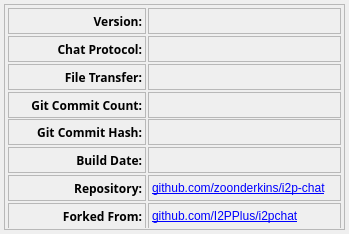
<?xml version="1.0" encoding="UTF-8"?>
<ui version="4.0">
 <class>form_About</class>
 <widget class="QDialog" name="form_About">
  <property name="enabled">
   <bool>true</bool>
  </property>
  <property name="geometry">
   <rect>
    <x>0</x>
    <y>0</y>
    <width>349</width>
    <height>234</height>
   </rect>
  </property>
  <property name="sizePolicy">
   <sizepolicy hsizetype="MinimumExpanding" vsizetype="MinimumExpanding">
    <horstretch>0</horstretch>
    <verstretch>0</verstretch>
   </sizepolicy>
  </property>
  <property name="minimumSize">
   <size>
    <width>349</width>
    <height>234</height>
   </size>
  </property>
  <property name="maximumSize">
   <size>
    <width>349</width>
    <height>234</height>
   </size>
  </property>
  <property name="sizeIncrement">
   <size>
    <width>0</width>
    <height>0</height>
   </size>
  </property>
  <property name="font">
   <font>
    <pointsize>9</pointsize>
   </font>
  </property>
  <property name="windowTitle">
   <string>About I2PChat</string>
  </property>
  <property name="windowIcon">
   <iconset resource="resourcen.qrc">
    <normaloff>:/icons/about.svg</normaloff>:/icons/about.svg</iconset>
  </property>
  <property name="locale">
   <locale language="English" country="UnitedStates"/>
  </property>
  <property name="modal">
   <bool>false</bool>
  </property>
  <widget class="QFrame" name="frame">
   <property name="geometry">
    <rect>
     <x>4</x>
     <y>4</y>
     <width>341</width>
     <height>226</height>
    </rect>
   </property>
   <property name="minimumSize">
    <size>
     <width>341</width>
     <height>226</height>
    </size>
   </property>
   <property name="maximumSize">
    <size>
     <width>341</width>
     <height>226</height>
    </size>
   </property>
   <property name="frameShape">
    <enum>QFrame::StyledPanel</enum>
   </property>
   <property name="frameShadow">
    <enum>QFrame::Raised</enum>
   </property>
   <widget class="QWidget" name="layoutWidget1">
    <property name="geometry">
     <rect>
      <x>4</x>
      <y>4</y>
      <width>333</width>
      <height>220</height>
     </rect>
    </property>
    <layout class="QGridLayout" name="gridLayout_2" columnstretch="0,10">
     <property name="sizeConstraint">
      <enum>QLayout::SetMaximumSize</enum>
     </property>
     <property name="spacing">
      <number>2</number>
     </property>
     <item row="0" column="0" alignment="Qt::AlignRight">
      <widget class="QLabel" name="label">
       <property name="minimumSize">
        <size>
         <width>138</width>
         <height>26</height>
        </size>
       </property>
       <property name="maximumSize">
        <size>
         <width>138</width>
         <height>26</height>
        </size>
       </property>
       <property name="baseSize">
        <size>
         <width>100</width>
         <height>0</height>
        </size>
       </property>
       <property name="font">
        <font>
         <family>Sans Serif</family>
         <pointsize>9</pointsize>
         <weight>75</weight>
         <bold>true</bold>
        </font>
       </property>
       <property name="autoFillBackground">
        <bool>true</bool>
       </property>
       <property name="frameShape">
        <enum>QFrame::StyledPanel</enum>
       </property>
       <property name="frameShadow">
        <enum>QFrame::Raised</enum>
       </property>
       <property name="text">
        <string>Version:</string>
       </property>
       <property name="alignment">
        <set>Qt::AlignRight|Qt::AlignTrailing|Qt::AlignVCenter</set>
       </property>
       <property name="margin">
        <number>4</number>
       </property>
      </widget>
     </item>
     <item row="0" column="1">
      <widget class="QLabel" name="label_9">
       <property name="minimumSize">
        <size>
         <width>0</width>
         <height>26</height>
        </size>
       </property>
       <property name="maximumSize">
        <size>
         <width>16777215</width>
         <height>26</height>
        </size>
       </property>
       <property name="autoFillBackground">
        <bool>true</bool>
       </property>
       <property name="frameShape">
        <enum>QFrame::StyledPanel</enum>
       </property>
       <property name="frameShadow">
        <enum>QFrame::Raised</enum>
       </property>
       <property name="text">
        <string>&lt;app version&gt;</string>
       </property>
       <property name="margin">
        <number>4</number>
       </property>
      </widget>
     </item>
     <item row="1" column="0" alignment="Qt::AlignRight">
      <widget class="QLabel" name="label_2">
       <property name="minimumSize">
        <size>
         <width>138</width>
         <height>26</height>
        </size>
       </property>
       <property name="maximumSize">
        <size>
         <width>138</width>
         <height>26</height>
        </size>
       </property>
       <property name="baseSize">
        <size>
         <width>100</width>
         <height>0</height>
        </size>
       </property>
       <property name="font">
        <font>
         <family>Sans Serif</family>
         <pointsize>9</pointsize>
         <weight>75</weight>
         <bold>true</bold>
        </font>
       </property>
       <property name="autoFillBackground">
        <bool>true</bool>
       </property>
       <property name="frameShape">
        <enum>QFrame::StyledPanel</enum>
       </property>
       <property name="frameShadow">
        <enum>QFrame::Raised</enum>
       </property>
       <property name="text">
        <string>Chat Protocol:</string>
       </property>
       <property name="alignment">
        <set>Qt::AlignRight|Qt::AlignTrailing|Qt::AlignVCenter</set>
       </property>
       <property name="margin">
        <number>4</number>
       </property>
      </widget>
     </item>
     <item row="2" column="0" alignment="Qt::AlignRight">
      <widget class="QLabel" name="label_6">
       <property name="minimumSize">
        <size>
         <width>138</width>
         <height>26</height>
        </size>
       </property>
       <property name="maximumSize">
        <size>
         <width>138</width>
         <height>26</height>
        </size>
       </property>
       <property name="baseSize">
        <size>
         <width>120</width>
         <height>0</height>
        </size>
       </property>
       <property name="font">
        <font>
         <family>Sans Serif</family>
         <pointsize>9</pointsize>
         <weight>75</weight>
         <bold>true</bold>
        </font>
       </property>
       <property name="autoFillBackground">
        <bool>true</bool>
       </property>
       <property name="frameShape">
        <enum>QFrame::StyledPanel</enum>
       </property>
       <property name="frameShadow">
        <enum>QFrame::Raised</enum>
       </property>
       <property name="text">
        <string>File Transfer:</string>
       </property>
       <property name="alignment">
        <set>Qt::AlignRight|Qt::AlignTrailing|Qt::AlignVCenter</set>
       </property>
       <property name="margin">
        <number>4</number>
       </property>
      </widget>
     </item>
     <item row="3" column="1">
      <widget class="QLabel" name="labelGitCommitCount">
       <property name="minimumSize">
        <size>
         <width>0</width>
         <height>26</height>
        </size>
       </property>
       <property name="maximumSize">
        <size>
         <width>16777215</width>
         <height>26</height>
        </size>
       </property>
       <property name="autoFillBackground">
        <bool>true</bool>
       </property>
       <property name="frameShape">
        <enum>QFrame::StyledPanel</enum>
       </property>
       <property name="frameShadow">
        <enum>QFrame::Raised</enum>
       </property>
       <property name="text">
        <string>&lt;git c c&gt;</string>
       </property>
       <property name="margin">
        <number>4</number>
       </property>
      </widget>
     </item>
     <item row="3" column="0" alignment="Qt::AlignRight">
      <widget class="QLabel" name="label_5">
       <property name="minimumSize">
        <size>
         <width>138</width>
         <height>26</height>
        </size>
       </property>
       <property name="maximumSize">
        <size>
         <width>138</width>
         <height>26</height>
        </size>
       </property>
       <property name="baseSize">
        <size>
         <width>100</width>
         <height>0</height>
        </size>
       </property>
       <property name="font">
        <font>
         <family>Sans Serif</family>
         <pointsize>9</pointsize>
         <weight>75</weight>
         <bold>true</bold>
        </font>
       </property>
       <property name="autoFillBackground">
        <bool>true</bool>
       </property>
       <property name="frameShape">
        <enum>QFrame::StyledPanel</enum>
       </property>
       <property name="frameShadow">
        <enum>QFrame::Raised</enum>
       </property>
       <property name="text">
        <string>Git Commit Count:</string>
       </property>
       <property name="alignment">
        <set>Qt::AlignRight|Qt::AlignTrailing|Qt::AlignVCenter</set>
       </property>
       <property name="margin">
        <number>4</number>
       </property>
      </widget>
     </item>
     <item row="2" column="1">
      <widget class="QLabel" name="label_supportedVersion">
       <property name="minimumSize">
        <size>
         <width>0</width>
         <height>26</height>
        </size>
       </property>
       <property name="maximumSize">
        <size>
         <width>16777215</width>
         <height>26</height>
        </size>
       </property>
       <property name="autoFillBackground">
        <bool>true</bool>
       </property>
       <property name="frameShape">
        <enum>QFrame::StyledPanel</enum>
       </property>
       <property name="frameShadow">
        <enum>QFrame::Raised</enum>
       </property>
       <property name="text">
        <string>&lt;protocol values&gt;</string>
       </property>
       <property name="margin">
        <number>4</number>
       </property>
      </widget>
     </item>
     <item row="1" column="1">
      <widget class="QLabel" name="label_10">
       <property name="minimumSize">
        <size>
         <width>0</width>
         <height>26</height>
        </size>
       </property>
       <property name="maximumSize">
        <size>
         <width>16777215</width>
         <height>26</height>
        </size>
       </property>
       <property name="autoFillBackground">
        <bool>true</bool>
       </property>
       <property name="frameShape">
        <enum>QFrame::StyledPanel</enum>
       </property>
       <property name="frameShadow">
        <enum>QFrame::Raised</enum>
       </property>
       <property name="text">
        <string>&lt;protocol version&gt;</string>
       </property>
       <property name="margin">
        <number>4</number>
       </property>
      </widget>
     </item>
     <item row="5" column="1">
      <widget class="QLabel" name="label_dateCompile">
       <property name="minimumSize">
        <size>
         <width>0</width>
         <height>26</height>
        </size>
       </property>
       <property name="maximumSize">
        <size>
         <width>16777215</width>
         <height>26</height>
        </size>
       </property>
       <property name="autoFillBackground">
        <bool>true</bool>
       </property>
       <property name="frameShape">
        <enum>QFrame::StyledPanel</enum>
       </property>
       <property name="frameShadow">
        <enum>QFrame::Raised</enum>
       </property>
       <property name="text">
        <string>&lt;date built&gt;</string>
       </property>
       <property name="margin">
        <number>4</number>
       </property>
      </widget>
     </item>
     <item row="4" column="0" alignment="Qt::AlignRight">
      <widget class="QLabel" name="label_7">
       <property name="minimumSize">
        <size>
         <width>138</width>
         <height>26</height>
        </size>
       </property>
       <property name="maximumSize">
        <size>
         <width>138</width>
         <height>26</height>
        </size>
       </property>
       <property name="baseSize">
        <size>
         <width>100</width>
         <height>0</height>
        </size>
       </property>
       <property name="font">
        <font>
         <family>Sans Serif</family>
         <pointsize>9</pointsize>
         <weight>75</weight>
         <bold>true</bold>
        </font>
       </property>
       <property name="autoFillBackground">
        <bool>true</bool>
       </property>
       <property name="frameShape">
        <enum>QFrame::StyledPanel</enum>
       </property>
       <property name="frameShadow">
        <enum>QFrame::Raised</enum>
       </property>
       <property name="text">
        <string>Git Commit Hash:</string>
       </property>
       <property name="alignment">
        <set>Qt::AlignRight|Qt::AlignTrailing|Qt::AlignVCenter</set>
       </property>
       <property name="margin">
        <number>4</number>
       </property>
      </widget>
     </item>
     <item row="5" column="0" alignment="Qt::AlignRight">
      <widget class="QLabel" name="label_3">
       <property name="minimumSize">
        <size>
         <width>138</width>
         <height>26</height>
        </size>
       </property>
       <property name="maximumSize">
        <size>
         <width>138</width>
         <height>26</height>
        </size>
       </property>
       <property name="baseSize">
        <size>
         <width>100</width>
         <height>0</height>
        </size>
       </property>
       <property name="font">
        <font>
         <family>Sans Serif</family>
         <pointsize>9</pointsize>
         <weight>75</weight>
         <bold>true</bold>
        </font>
       </property>
       <property name="autoFillBackground">
        <bool>true</bool>
       </property>
       <property name="frameShape">
        <enum>QFrame::StyledPanel</enum>
       </property>
       <property name="frameShadow">
        <enum>QFrame::Raised</enum>
       </property>
       <property name="text">
        <string>Build Date:</string>
       </property>
       <property name="alignment">
        <set>Qt::AlignRight|Qt::AlignTrailing|Qt::AlignVCenter</set>
       </property>
       <property name="margin">
        <number>4</number>
       </property>
      </widget>
     </item>
     <item row="4" column="1">
      <widget class="QLabel" name="gitCommitHashTextBrowser">
       <property name="minimumSize">
        <size>
         <width>0</width>
         <height>26</height>
        </size>
       </property>
       <property name="maximumSize">
        <size>
         <width>16777215</width>
         <height>26</height>
        </size>
       </property>
       <property name="autoFillBackground">
        <bool>true</bool>
       </property>
       <property name="frameShape">
        <enum>QFrame::StyledPanel</enum>
       </property>
       <property name="frameShadow">
        <enum>QFrame::Raised</enum>
       </property>
       <property name="text">
        <string/>
       </property>
       <property name="margin">
        <number>4</number>
       </property>
      </widget>
     </item>
     <item row="6" column="0" alignment="Qt::AlignRight">
      <widget class="QLabel" name="label_repository">
       <property name="minimumSize">
        <size>
         <width>138</width>
         <height>26</height>
        </size>
       </property>
       <property name="maximumSize">
        <size>
         <width>138</width>
         <height>26</height>
        </size>
       </property>
       <property name="font">
        <font>
         <family>Sans Serif</family>
         <pointsize>9</pointsize>
         <weight>75</weight>
         <bold>true</bold>
        </font>
       </property>
       <property name="autoFillBackground">
        <bool>true</bool>
       </property>
       <property name="frameShape">
        <enum>QFrame::StyledPanel</enum>
       </property>
       <property name="frameShadow">
        <enum>QFrame::Raised</enum>
       </property>
       <property name="text">
        <string>Repository:</string>
       </property>
       <property name="alignment">
        <set>Qt::AlignRight|Qt::AlignTrailing|Qt::AlignVCenter</set>
       </property>
       <property name="margin">
        <number>4</number>
       </property>
      </widget>
     </item>
     <item row="6" column="1">
      <widget class="QLabel" name="label_repositoryUrl">
       <property name="minimumSize">
        <size>
         <width>0</width>
         <height>26</height>
        </size>
       </property>
       <property name="maximumSize">
        <size>
         <width>16777215</width>
         <height>26</height>
        </size>
       </property>
       <property name="autoFillBackground">
        <bool>true</bool>
       </property>
       <property name="frameShape">
        <enum>QFrame::StyledPanel</enum>
       </property>
       <property name="frameShadow">
        <enum>QFrame::Raised</enum>
       </property>
       <property name="text">
        <string>&lt;a href="https://github.com/zoonderkins/i2p-chat"&gt;github.com/zoonderkins/i2p-chat&lt;/a&gt;</string>
       </property>
       <property name="textFormat">
        <enum>Qt::RichText</enum>
       </property>
       <property name="openExternalLinks">
        <bool>true</bool>
       </property>
       <property name="margin">
        <number>4</number>
       </property>
      </widget>
     </item>
     <item row="7" column="0" alignment="Qt::AlignRight">
      <widget class="QLabel" name="label_fork">
       <property name="minimumSize">
        <size>
         <width>138</width>
         <height>26</height>
        </size>
       </property>
       <property name="maximumSize">
        <size>
         <width>138</width>
         <height>26</height>
        </size>
       </property>
       <property name="font">
        <font>
         <family>Sans Serif</family>
         <pointsize>9</pointsize>
         <weight>75</weight>
         <bold>true</bold>
        </font>
       </property>
       <property name="autoFillBackground">
        <bool>true</bool>
       </property>
       <property name="frameShape">
        <enum>QFrame::StyledPanel</enum>
       </property>
       <property name="frameShadow">
        <enum>QFrame::Raised</enum>
       </property>
       <property name="text">
        <string>Forked From:</string>
       </property>
       <property name="alignment">
        <set>Qt::AlignRight|Qt::AlignTrailing|Qt::AlignVCenter</set>
       </property>
       <property name="margin">
        <number>4</number>
       </property>
      </widget>
     </item>
     <item row="7" column="1">
      <widget class="QLabel" name="label_forkUrl">
       <property name="minimumSize">
        <size>
         <width>0</width>
         <height>26</height>
        </size>
       </property>
       <property name="maximumSize">
        <size>
         <width>16777215</width>
         <height>26</height>
        </size>
       </property>
       <property name="autoFillBackground">
        <bool>true</bool>
       </property>
       <property name="frameShape">
        <enum>QFrame::StyledPanel</enum>
       </property>
       <property name="frameShadow">
        <enum>QFrame::Raised</enum>
       </property>
       <property name="text">
        <string>&lt;a href="https://github.com/I2PPlus/i2pchat"&gt;github.com/I2PPlus/i2pchat&lt;/a&gt;</string>
       </property>
       <property name="textFormat">
        <enum>Qt::RichText</enum>
       </property>
       <property name="openExternalLinks">
        <bool>true</bool>
       </property>
       <property name="margin">
        <number>4</number>
       </property>
      </widget>
     </item>
    </layout>
   </widget>
  </widget>
 </widget>
 <resources>
  <include location="resourcen.qrc"/>
 </resources>
 <connections/>
</ui>
